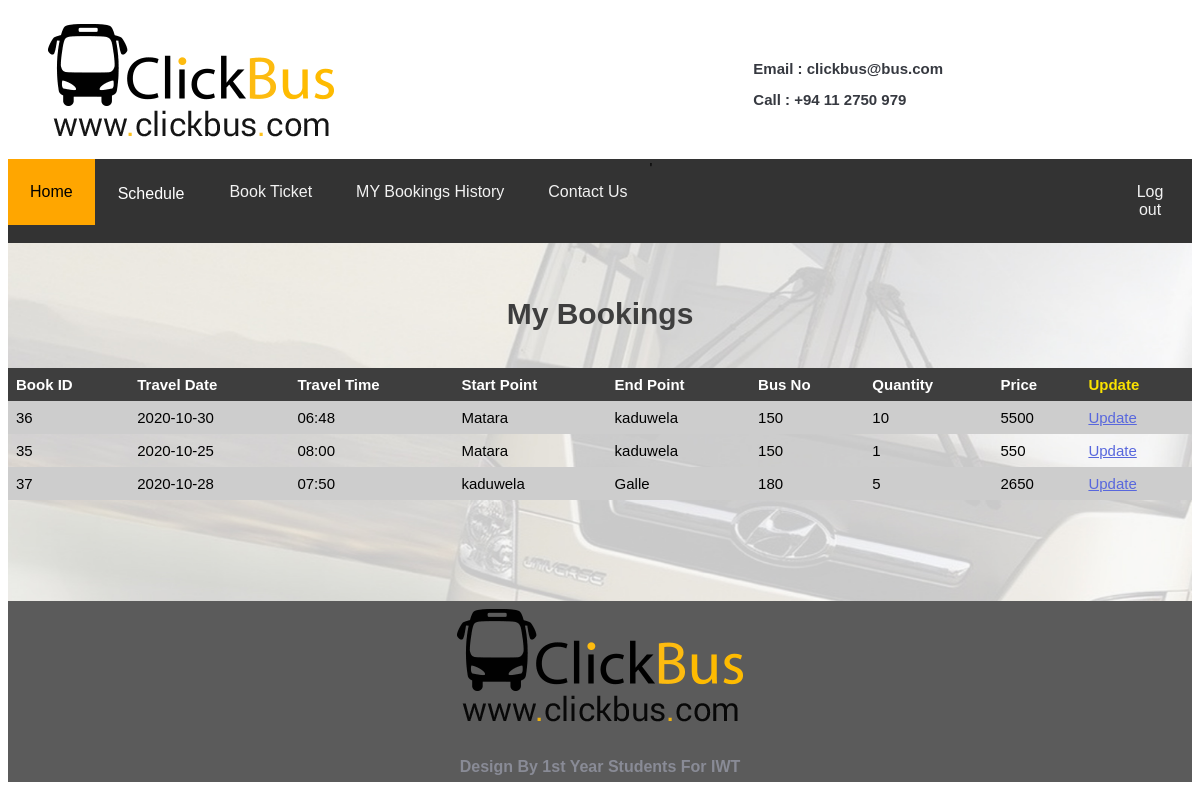
The page /IT20198886/BookingDetails.php (signed in) on the database its author committed.
### tables this page shows
CREATE TABLE `bookticket` (
  `BookID` int(11) NOT NULL,
  `UserID` int(11) NOT NULL,
  `DateBook` varchar(20) NOT NULL,
  `TimeBook` varchar(10) NOT NULL,
  `Startpoint` varchar(30) NOT NULL,
  `Endpoint` varchar(30) NOT NULL,
  `Quantity` int(11) NOT NULL,
  `Price` varchar(30) NOT NULL,
  `BusNumber` varchar(30) NOT NULL,
  `CreditCardNo` varchar(30) NOT NULL,
  `PayID` varchar(30) NOT NULL
);

### IT20198886/BookingDetails.php (the view, shortened to what this page needs)
<?php
include_once("../Database.php");
?>
<!DOCTYPE html>
<html>
<head>
    <link rel="stylesheet" href="css/style.css">
</head>
<body>
<?php include('TicketHeading.php');?>
<div class="bstyle" >
<?php
$uid=$_SESSION['userID'] ;
$result = mysqli_query($conn,"SELECT * FROM bookticket where UserID='$uid'");
?>
<br><br>
<center>
    <h1 style="color: #3e3e3e">My Bookings</h1>
</center>
<br>
<table style="width: 100%;" >
    <tr align="left">
        <th>Book ID</th>
        <th>Travel Date</th>
        <th>Travel Time</th>
        <th>Start Point</th>
        <th>End Point</th>
        <th>Bus No</th>
        <th>Quantity</th>
        <th>Price</th>
        <th style="color: #fae200">Update</th>
    </tr>
    <?php
    while($row = mysqli_fetch_array($result)) {
        ?>
        <tr>
            <td><?php echo  $row["BookID"];?></td>
            <td><?php echo  $row["DateBook"];?></td>
            <td><?php echo  $row["TimeBook"];?></td>
            <td><?php echo $row["Startpoint"];?></td>
            <td><?php echo  $row["Endpoint"];?></td>
            <td><?php echo   $row["BusNumber"];?></td>
            <td><?php echo  $row["Quantity"];?></td>
            <td><?php echo   $row["Price"];?></td>
            <td><a href="UpdateBooking.php?BookID=<?php echo $row["BookID"]; ?>">Update</a></td>
        </tr>
        <?php
    }
    ?>
</table>
<br><br><br>
<div class="footer">
    <img src="Images/buslogo.png">
    <p>Design By 1st Year Students For IWT</p>
</div>
</body>

### IT20198886/css/style.css (style rules this page uses)
body { font-family:Rubik,sans-serif; position:relative; font-weight:400; font-size:15px }
img { max-width:100% }
p { font-size:16px; line-height:30px; color:#898b96; font-weight:300 }
a { color:#5867dd }
body { font-family: arial; }
p { font-weight: bold; }
.footer { position: relative; left: 0; bottom: 0; margin-top: 50px; width: 100%; background-color: #5b5b5b; color: white; text-align: center; }

### IT20198886/BookingDetails.php (style rules this page uses)
table { border-collapse: collapse; width: 100%; }
th, td { text-align: left; padding: 8px; }
tr:nth-child(even) { background-color: #cdcdcd }
th { background-color: #3e3e3e; color: white; }
.bstyle { background-image:url('Images/sum.jpg'); background-repeat: no-repeat; background-attachment: fixed; background-size: cover; background-position:center; }

### rows shown on the page
bookticket: BookID "36", DateBook "2020-10-30", TimeBook "06:48", Startpoint "Matara", Endpoint "kaduwela", BusNumber "150", Quantity "10", Price "5500"
bookticket: BookID "35", DateBook "2020-10-25", TimeBook "08:00", Startpoint "Matara", Endpoint "kaduwela", BusNumber "150", Quantity "1", Price "550"
bookticket: BookID "37", DateBook "2020-10-28", TimeBook "07:50", Startpoint "kaduwela", Endpoint "Galle", BusNumber "180", Quantity "5", Price "2650"
